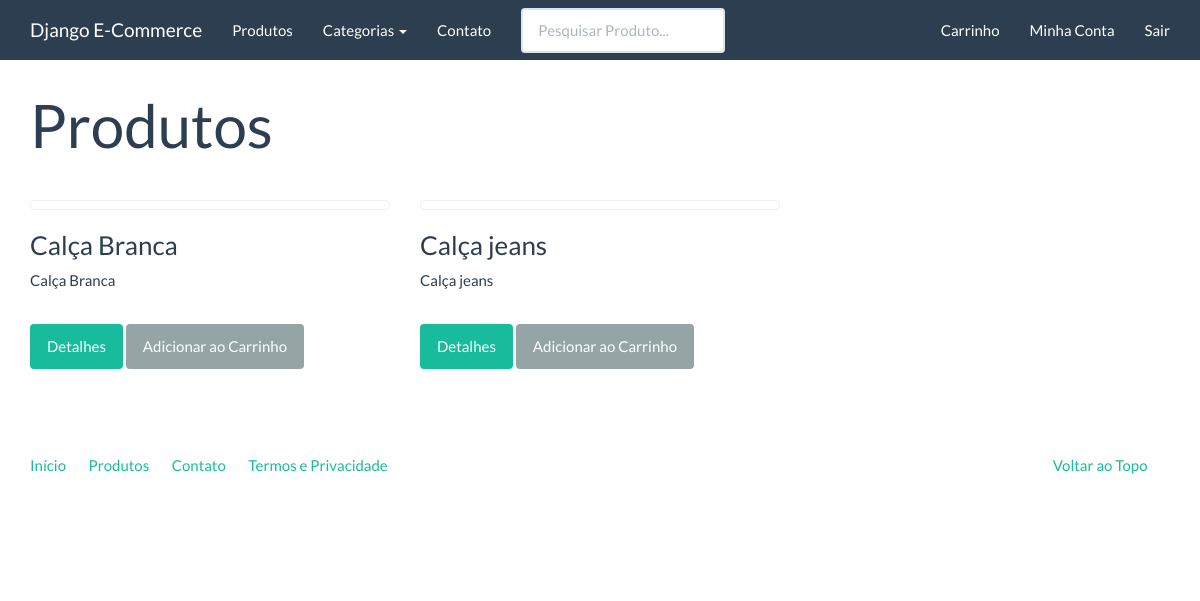
/produtos/ (signed in), run on the app's committed database.
### catalog/models.py (models this page shows)
class Product(models.Model):
    id = models.AutoField('Código', primary_key=True)
    name = models.CharField("Nome", max_length=100, blank=False, null=False, unique=True, help_text="Obrigatório. Nome do Produto, de maior destaque na página.")
    slug = models.SlugField('Identificador', max_length=100, help_text="Não alterar esse campo.")
    category = models.ForeignKey('catalog.Category', related_name='category', verbose_name="Categoria", on_delete=models.CASCADE, null=True, blank=False, help_text="Determine uma categoria para o produto.")
    subcategory = models.ForeignKey('catalog.Subcategory', verbose_name="Subcategoria", on_delete=models.CASCADE, null=True, blank=False, help_text="Determine uma subcategoria para o produto.")
    description = models.TextField('Descrição', blank=False, null=False, max_length=85, help_text="Obrigatório. Uma descrição breve do Produto. Max. 85 caracteres.")
    description_big = models.TextField('Descrição Detalhada', blank=True, null=True, max_length=800, help_text="Opcional. Uma descrição longa do Produto. Max. 800 caracteres.")
    price = models.DecimalField("Preço", decimal_places=2, max_digits=8, help_text="Obrigatório. Determine um preço para o Produto.")
    created = models.DateTimeField('Criado em', auto_now_add=True)
    modified = models.DateTimeField('Modificado em', auto_now=True)
    start_date = models.DateTimeField('Data de Exibição', null=True, blank=True, help_text="Opcional, defina uma data futura, para que o Produto seja exibido somente a partir dela.")
    end_date = models.DateTimeField('Data de Expiração', null=True, blank=True, help_text="Opcional, defina uma data futura, para que o Produto deixe de ser exibido a partir dela.")
    author = models.ForeignKey(settings.AUTH_USER_MODEL, verbose_name="Criado por",related_name="criado_por", on_delete=models.CASCADE,)
    is_active = models.BooleanField("Ativo", default=True, help_text="Determina se esse Produto deve ser tratado como ativo. Desmarque isso em vez de excluir produtos.")
    spotlight = models.BooleanField("Destaque", default=False, help_text="Determina se esse Produto deve ser tratado como Destaque. Geralmente produtos em destaque possuem promoções.")
    class Meta:
        verbose_name = 'Produto'
        verbose_name_plural = "Produtos"
        ordering = ['name']
    def __str__(self):
        return self.name
    def get_absolute_url(self):
        return reverse('catalog:product', kwargs={'slug': self.slug})

### catalog/views.py (the view)
class ProductListView(generic.ListView):
    template_name = "catalog/product_list.html"
    context_object_name = 'product_list'
    paginate_by = 3
    def get_queryset(self):
        queryset = Product.objects.filter(is_active=True)
        q = self.request.GET.get('q', '')
        if q:
            if queryset.filter(models.Q(pk__iexact=q)):
                return queryset.filter(models.Q(pk__iexact=q))
            else:
                return watson.filter(queryset, q)
        return queryset

### catalog/context_processors.py (called while the page is built)
def categories(request):
    return {
        'categories': Category.objects.all()
    }

### catalog/models.py (called while the page is built)
    def __str__(self):
        return f'{self.name}'

    def get_absolute_url(self):
        return reverse('catalog:category', kwargs={'slug': self.slug})

### core/templatetags/pagination.py (called while the page is built)
@register.inclusion_tag('pagination.html')
def pagination(request, paginator, page_obj):
    context = {}
    context['paginator'] = paginator
    context['request'] = request
    context['page_obj'] = page_obj
    getvars = request.GET.copy()
    if 'page' in getvars:
        del getvars['page']
    if len(getvars) > 0:
        context['getvars'] = f'&{getvars.urlencode()}'
    else:
        context['getvars'] = ''
    return context

### catalog/templates/catalog/product_list.html (shortened to what this page needs)
{% extends "base.html" %}
{% load pagination %}
{% block container %}
<div class="page-header">
    <h1>Produtos</h1>
</div>
<div class="row">
    {% for product in product_list %}
    {% include 'catalog/_product.html' %}
    {% endfor %}
</div>
{% endblock %}

### catalog/templates/catalog/_product.html (shortened to what this page needs)
{% load thumbnail %}
<div class="col-sm-6 col-md-4">
        <a class='thumbnail' href="{{ product.get_absolute_url }}">
        </a>
        <div class="caption">
            <h3>{{ product }}</h3>
            {{ product.description|linebreaks }}
            <p>
                <a href="{{ product.get_absolute_url }}" class="btn btn-success" role="button">Detalhes</a>
                <a href="{% url 'checkout:create_cart_item' product.slug %}" class="btn btn-default cart-item-add" role="button">Adicionar ao Carrinho</a>
            </p>
        </div>
</div>

### data on the page
Product: name "Calça Branca", description "Calça Branca"
Product: name "Calça jeans", description "Calça jeans"
